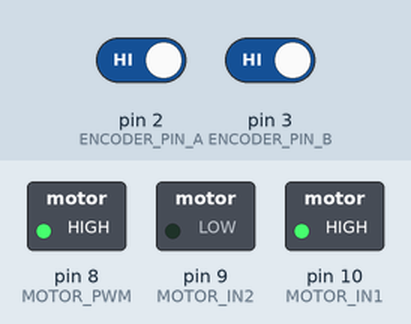
Bench run of a sketch on a simulated Arduino Uno, built with avr-gcc and run on an emulated ATmega328P. Parts: switched loads named in the sketch (green lamp = pin HIGH). Inputs (shaded band) come from the test bench; at power-on: pin 2 (ENCODER_PIN_A) HIGH, pin 3 (ENCODER_PIN_B) HIGH. What the sketch prints to the serial monitor is not drawn.

Above: at 0.2 s.
Timing chart, 0 to 1.7 s (numbered marks = the images above):
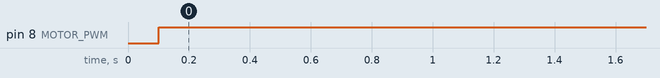

Measured:
- by itself, pin 8 (MOTOR_PWM): LOW → HIGH at 0.10 s

The sketch:

PID_Motor_con_Encoder.ino
```cpp
// === Pines del Encoder ===
#define ENCODER_PIN_A 2
#define ENCODER_PIN_B 3

// === Pines del L298N ===
#define MOTOR_PWM 8
#define MOTOR_IN1 10
#define MOTOR_IN2 9

// === Variables globales ===
volatile long encoderPos = 0;

float setpoint = 100.0;  // RPM deseado
float kp =	3.12522, ki = 2.06929, kd = 1.405;
float error = 0, prev_error = 0, integral = 0;

int pwm_output = 0;  // PWM actual (0–255)

float alpha = 0.197;    // Factor de suavizado EMA
float rpm_ema = 0;      // Valor suavizado de RPM

unsigned long tiempo_inicio = 0;

// === Setup ===
void setup() {
  Serial.begin(9600);

  // Encoder
  pinMode(ENCODER_PIN_A, INPUT);
  pinMode(ENCODER_PIN_B, INPUT);
  attachInterrupt(digitalPinToInterrupt(ENCODER_PIN_A), handleEncoderA, CHANGE);
  attachInterrupt(digitalPinToInterrupt(ENCODER_PIN_B), handleEncoderB, CHANGE);

  // Motor
  pinMode(MOTOR_PWM, OUTPUT);
  pinMode(MOTOR_IN1, OUTPUT);
  pinMode(MOTOR_IN2, OUTPUT);

  // Sentido horario por defecto
  digitalWrite(MOTOR_IN1, HIGH);
  digitalWrite(MOTOR_IN2, LOW);

  // Guardar el tiempo de inicio
  tiempo_inicio = millis();
}

// === Loop principal ===
void loop() {
  static unsigned long lastTime = 0;
  static long lastPos = 0;

  if (millis() - lastTime >= 100) {  // cada 100 ms
    long pos;
    noInterrupts();
    pos = encoderPos;
    interrupts();

    long delta = pos - lastPos;
    float rpm_real = (delta / 3300.0) * 600.0;  // RPM bruta
    float rpm = rpm_real * (130.0 / 155.91);    // Ajuste por regla de tres
    rpm_ema = alpha * rpm + (1 - alpha) * rpm_ema;

    if (millis() - tiempo_inicio < 1000) {
      // 🚫 PRIMER SEGUNDO: SIN PID, solo regla de tres
      int pwm_directo = (setpoint * 225) / 130;  // regla de tres
      if (pwm_directo > 225) pwm_directo = 225;
      analogWrite(MOTOR_PWM, pwm_directo);

      Serial.print("PWM REGLA 3: ");
      Serial.println(pwm_directo);
    } else {
      // ✅ DESPUÉS DE 1 SEGUNDO: ACTIVAR PID
      error = setpoint - rpm_ema;
      integral += error * 0.1;
      float derivative = (error - prev_error) / 0.1;
      float output = kp * error + ki * integral + kd * derivative;
      prev_error = error;

      pwm_output += (int)output;
      if (pwm_output > 255) pwm_output = 255;
      if (pwm_output < 0) pwm_output = 0;

      analogWrite(MOTOR_PWM, pwm_output);

      Serial.print("RPM cruda: ");
      Serial.print(rpm);
      Serial.print(" | EMA: ");
      Serial.print(rpm_ema);
      Serial.print(" | PWM: ");
      Serial.print(pwm_output);
      Serial.print(" | Error: ");
      Serial.println(error);
    }

    lastPos = pos;
    lastTime = millis();
  }
}

// === Rutinas de interrupción ===
void handleEncoderA() {
  bool A = digitalRead(ENCODER_PIN_A);
  bool B = digitalRead(ENCODER_PIN_B);
  encoderPos += (A == B) ? 1 : -1;
}

void handleEncoderB() {
  bool A = digitalRead(ENCODER_PIN_A);
  bool B = digitalRead(ENCODER_PIN_B);
  encoderPos += (A != B) ? 1 : -1;
}
```
